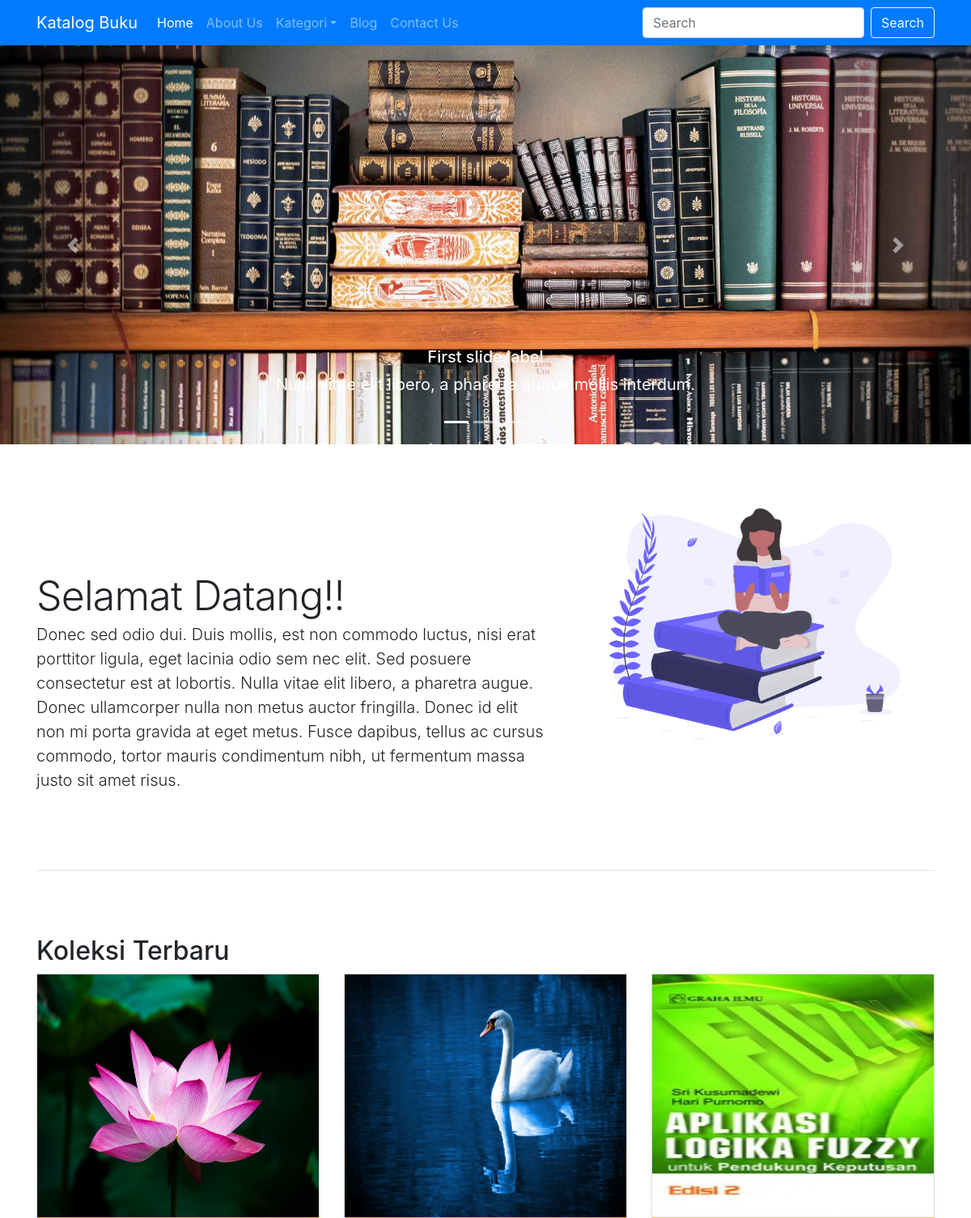
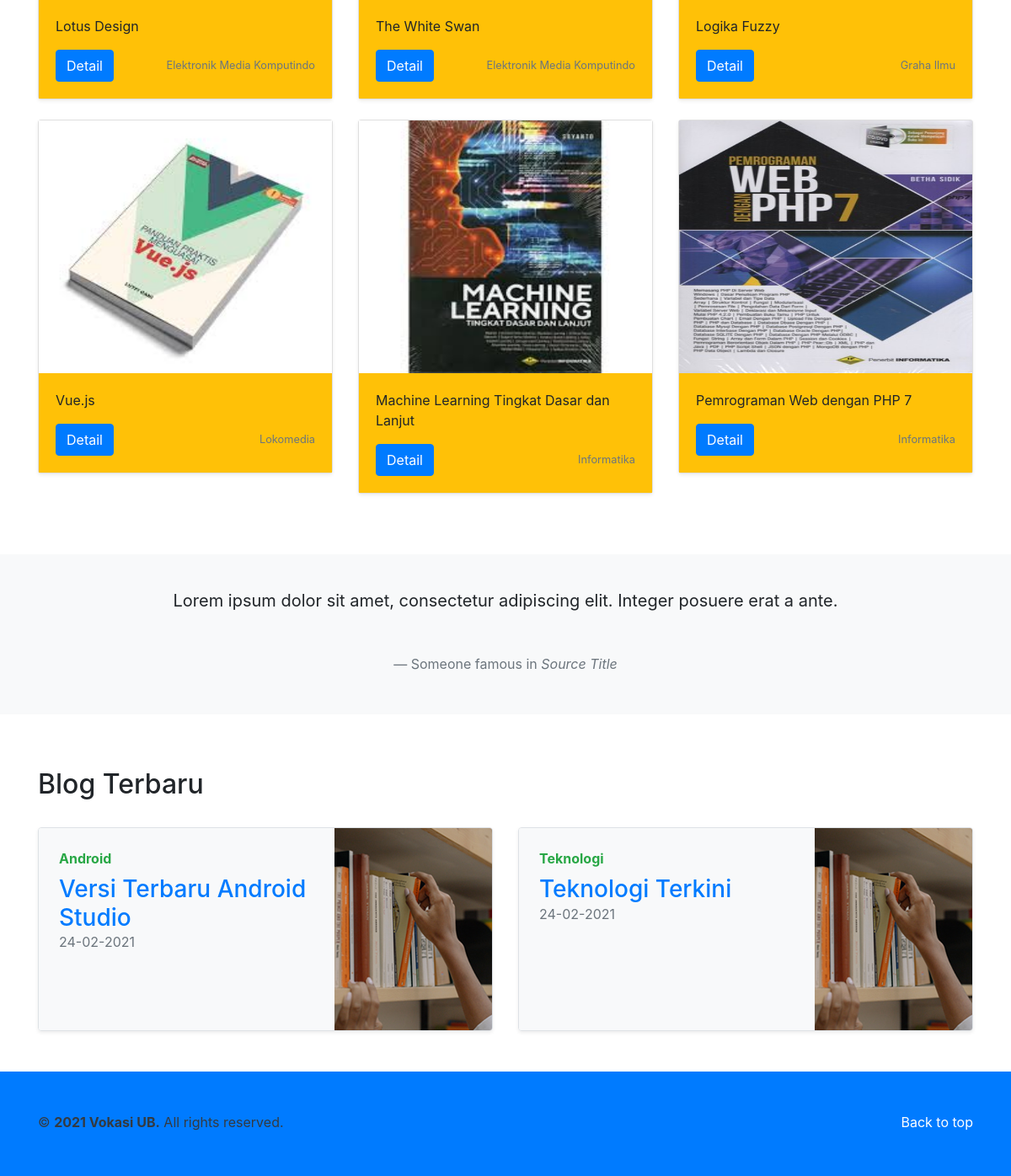
The page / on the database its author committed (2 pictures, top to bottom).
### tables this page shows
CREATE TABLE `konten` (
  `id_konten` int(11) NOT NULL,
  `judul` varchar(255) DEFAULT NULL,
  `isi` text DEFAULT NULL,
  `tanggal` date NOT NULL DEFAULT '1999-01-01'
);

CREATE TABLE `buku` (
  `id_buku` int(11) NOT NULL,
  `id_kategori_buku` int(11) DEFAULT NULL,
  `judul` varchar(255) DEFAULT NULL,
  `pengarang` varchar(255) DEFAULT NULL,
  `id_penerbit` int(11) DEFAULT NULL,
  `tahun_terbit` int(11) DEFAULT NULL,
  `sinopsis` text DEFAULT NULL,
  `cover` varchar(255) DEFAULT NULL
);

CREATE TABLE `penerbit` (
  `id_penerbit` int(11) NOT NULL,
  `penerbit` varchar(100) DEFAULT NULL,
  `alamat` text DEFAULT NULL
);

CREATE TABLE `blog` (
  `id_blog` int(11) NOT NULL,
  `id_kategori_blog` int(11) DEFAULT NULL,
  `id_user` int(11) DEFAULT NULL,
  `tanggal` date NOT NULL DEFAULT '1999-01-01',
  `judul` varchar(255) DEFAULT NULL,
  `isi` text DEFAULT NULL
);

CREATE TABLE `kategori_blog` (
  `id_kategori_blog` int(11) NOT NULL,
  `kategori_blog` varchar(50) DEFAULT NULL
);

### include/index.php (the view, shortened to what this page needs)
<section id="carousel-item">
    <div id="carouselExampleCaptions" class="carousel slide" data-ride="carousel">
        <ol class="carousel-indicators">
            <li data-target="#carouselExampleCaptions" data-slide-to="0" class="active"></li>
            <li data-target="#carouselExampleCaptions" data-slide-to="1"></li>
            <li data-target="#carouselExampleCaptions" data-slide-to="2"></li>
        </ol>
        <div class="carousel-inner">
            <div class="carousel-item active">
                <img src="slideshow/slide-1.jpg" class="d-block w-100" alt="...">
                <div class="carousel-caption d-none d-md-block">
                    <h5>First slide label</h5>
                    <p>Nulla vitae elit libero, a pharetra augue mollis interdum.</p>
                </div>
            </div>
        </div>
        <a class="carousel-control-prev" href="#carouselExampleCaptions" role="button" data-slide="prev">
            <span class="carousel-control-prev-icon" aria-hidden="true"></span>
        </a>
        <a class="carousel-control-next" href="#carouselExampleCaptions" role="button" data-slide="next">
            <span class="carousel-control-next-icon" aria-hidden="true"></span>
        </a>
    </div>
</section>
<?php
$sql_k = "SELECT `judul`,`isi` FROM `konten` WHERE `id_konten`='2'";
$query_k = mysqli_query($koneksi, $sql_k);
while ($data_k = mysqli_fetch_row($query_k)) {
    $judul_konten = $data_k[0];
    $isi_konten = $data_k[1];
}
?>
<section id="notes-item">
    <div class="container">
        <div class="row featurette">
            <div class="col-md-7">
                <h2 class="featurette-heading">
                    <?php echo $judul_konten; ?></span></h2>
                <p class="lead"><?php echo $isi_konten; ?></p>
            </div>
            <div class="col-md-5">
                <img src="images/undraw_book_lover_mkck.png" class="img-fluid mx-auto featurette-image">
            </div>
        </div>
        <hr class="featurette-divider">
    </div>
</section>
<section id="product-item">
    <div class="container">
        <h2>Koleksi Terbaru</h2>
        <div class="row">
            <?php
            $sql_b = "SELECT `b`.`id_buku`, `b`.`judul`, `b`.`cover`, `p`.`penerbit`
                    FROM `buku` `b` INNER JOIN `penerbit` `p` ON `b`.`id_penerbit` = `p`.`id_penerbit`
                    ORDER BY `b`.`id_buku` DESC LIMIT 6";
            $query_b = mysqli_query($koneksi, $sql_b);
            while ($data_b = mysqli_fetch_row($query_b)) {
                $id_buku = $data_b[0];
                $judul_buku = $data_b[1];
                $cover = $data_b[2];
                $penerbit = $data_b[3];
            ?>
                <div class="col-md-4">
                    <div class="card mb-4 shadow-sm">
                        <img src="admin/cover/<?php echo $cover; ?>" class="img-fluid" alt="<?php echo $judul_buku; ?>" title="<?php echo $judul_buku; ?>">
                        <div class="card-body bg-warning">
                            <p class="card-text"><?php echo $judul_buku; ?></p>
                            <div class="d-flex justify-content-between align-items-center">
                                <div class="btn-group">
                                    <a href="index.php?include=detail-buku&data=<?php echo $id_buku; ?>" class="btn btn-primary stretched-link">Detail</a>
                                </div>
                                <small class="text-muted"> <?php echo $penerbit; ?></small>
                            </div>
                        </div>
                    </div>
                </div>
            <?php } ?>
        </div>
    </div>
</section><br><br>
<section id="quotes-item" class="bg-light" style="min-height: 80px;padding:40px 0px 0px 0px;">
    <div class="container">
        <blockquote class="blockquote text-center">
            <p class="mb-0">Lorem ipsum dolor sit amet, consectetur adipiscing elit. Integer posuere erat a ante.</p>
            <footer class="blockquote-footer">Someone famous in <cite title="Source Title">Source Title</cite></footer>
        </blockquote>
    </div>
</section><br><br>
<section id="blog-item" class="mb-4">
    <div class="container">
        <h2>Blog Terbaru</h2><br>
        <div class="row mb-2">
            <?php
            $sql_l = "SELECT `b`.`id_blog`, `b`.`judul`,
                    DATE_FORMAT(`b`.`tanggal`, '%d-%m-%Y'), `k`.`kategori_blog`
                    FROM `blog` `b` INNER JOIN `kategori_blog` `k`
                    ON `b`.`id_kategori_blog` = `k`.`id_kategori_blog`
                    ORDER BY `b`.`id_blog` DESC";
            $query_l = mysqli_query($koneksi, $sql_l);
            while ($data_l = mysqli_fetch_row($query_l)) {
                $id_blog = $data_l[0];
                $judul_blog = $data_l[1];
                $tanggal = $data_l[2];
                $kategori_blog = $data_l[3];
            ?>
                <div class="col-md-6">
                    <div class="row no-gutters border rounded overflow-hidden flex-md-row mb-4 shadow-sm h-md-250 position-relative">
                        <div class="col p-4 d-flex flex-column position-static bg-light">
                            <strong class="d-inline-block mb-2 text-success"> <?php echo $kategori_blog; ?></strong>
                            <h3 class="mb-0"><a href="index.php?include=detail-blog&data=<?php echo $id_blog; ?>"> <?php echo $judul_blog; ?></a></h3>
                            <div class="mb-1 text-muted"> <?php echo $tanggal; ?></div>
                        </div>
                        <div class="col-auto d-none d-lg-block"> <img src="images/blog.jpg" class="img-fluid" title="book title here">
                        </div>
                    </div>
                </div>
            <?php } ?>
        </div>
    </div>
</section>

### index.php (shortened to what this page needs)
<?php include("koneksi/koneksi.php"); ?>
<!doctype html>
<html lang="en">
<head>
  <?php include("includes/head.php"); ?>
</head>
<body>
  <?php include("includes/navigasi.php"); ?>
  <?php
  if (isset($_GET["include"])) {
    $include = $_GET["include"];
    if ($include == "detail-buku") {
      include("include/detailbuku.php");
    } else if ($include == "detail-blog") {
      include("include/detailblog.php");
    } else if ($include == "about-us") {
      include("include/aboutus.php");
    } else if ($include == "daftar-buku-kategori") {
      include("include/daftarbuku.php");
    } else if ($include == "daftar-buku-tag") {
      include("include/daftarbuku.php");
    } else if ($include == "blog") {
      include("include/blog.php");
    } else if ($include == "contact-us") {
      include("include/contactus.php");
    } else {
      include("include/index.php");
    }
  } else {
    include("include/index.php");
  }
  ?>
  <?php include("includes/footer.php"); ?>
</body>
</html>

### includes/head.php (shortened to what this page needs)
<link rel="stylesheet" href="dist/css/bootstrap.min.css">
<link rel="stylesheet" href="dist/css/style.css">

### includes/navigasi.php (shortened to what this page needs)
<nav class="navbar navbar-expand-lg navbar-dark bg-primary">
    <div class="container">
        <a class="navbar-brand" href="index.php">Katalog Buku</a>
        <div class="collapse navbar-collapse" id="navbarsExample07">
            <ul class="navbar-nav mr-auto">
                <li class="nav-item active">
                    <a class="nav-link" href="index.php">Home
                        <span class="sr-only">(current)</span></a>
                </li>
                <li class="nav-item">
                    <a class="nav-link" href="index.php?include=about-us">About Us</a>
                </li>
                <li class="nav-item dropdown">
                    <a class="nav-link dropdown-toggle" href="#" id="dropdown07" data-toggle="dropdown" aria-haspopup="true" aria- expanded="false">Kategori</a>
                </li>
                <li class="nav-item">
                    <a class="nav-link" href="index.php?include=blog">Blog</a>
                </li>
                <li class="nav-item">
                    <a class="nav-link" href="index.php?include=contact-us">Contact Us</a>
                </li>
            </ul>
            <form class="form-inline mt-2 mt-md-0">
                <input class="form-control mr-sm-2" type="text" placeholder="Search" aria-label="Search">
                <button class="btn btn-outline-light my-2 my-sm-0" type="submit">Search</button>
            </form>
        </div>
    </div>
</nav>

### includes/footer.php
<footer class="bg-primary text-dark">
    <div class="container">
        <p class="float-right">
            <a href="#" class="text-white">Back to top</a>
        </p>
        <p>© <b>2021 Vokasi UB.</b> All rights reserved.</p>
    </div>
</footer>

### rows shown on the page
konten: judul "Selamat Datang!!", isi "Donec sed odio dui. Duis mollis, est non commodo luctus, nisi erat porttitor ligula, eget lacinia odio sem nec elit. Sed posuere consectetur est at lobortis. Nulla vitae elit libero, a pharetra augue. Donec ullamcorper nulla non metus auctor fringilla. Donec id elit non mi porta gravida at eget metus. Fusce dapibus, tellus ac cursus commodo, tortor mauris condimentum nibh, ut fermentum massa justo sit amet risus."
buku: cover (picture), judul "Lotus Design", id_penerbit.penerbit "Elektronik Media Komputindo"
buku: cover (picture), judul "The White Swan", id_penerbit.penerbit "Elektronik Media Komputindo"
buku: cover (picture), judul "Logika Fuzzy", id_penerbit.penerbit "Graha Ilmu"
buku: cover (picture), judul "Vue.js", id_penerbit.penerbit "Lokomedia"
buku: cover (picture), judul "Machine Learning Tingkat Dasar dan Lanjut", id_penerbit.penerbit "Informatika"
buku: cover (picture), judul "Pemrograman Web dengan PHP 7", id_penerbit.penerbit "Informatika"
blog: id_kategori_blog.kategori_blog "Android", judul "Versi Terbaru Android Studio", tanggal "24-02-2021"
blog: id_kategori_blog.kategori_blog "Teknologi", judul "Teknologi Terkini", tanggal "24-02-2021"
